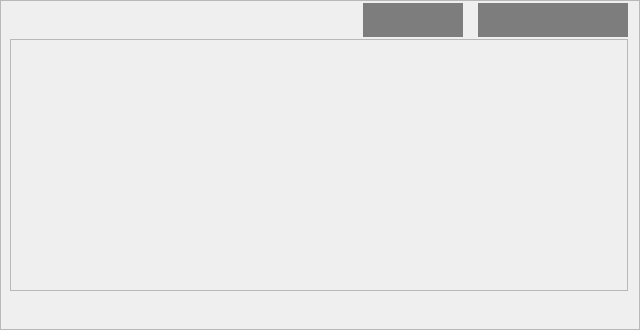
<?xml version="1.0" encoding="UTF-8"?>
<ui version="4.0">
 <class>ICHCManualOperationPageFrame</class>
 <widget class="QFrame" name="ICHCManualOperationPageFrame">
  <property name="geometry">
   <rect>
    <x>0</x>
    <y>0</y>
    <width>640</width>
    <height>330</height>
   </rect>
  </property>
  <property name="windowTitle">
   <string>Frame</string>
  </property>
  <property name="frameShape">
   <enum>QFrame::StyledPanel</enum>
  </property>
  <property name="frameShadow">
   <enum>QFrame::Raised</enum>
  </property>
  <layout class="QVBoxLayout" name="verticalLayout">
   <property name="spacing">
    <number>2</number>
   </property>
   <property name="leftMargin">
    <number>9</number>
   </property>
   <property name="topMargin">
    <number>2</number>
   </property>
   <property name="bottomMargin">
    <number>2</number>
   </property>
   <item>
    <layout class="QHBoxLayout" name="horizontalLayout">
     <property name="spacing">
      <number>15</number>
     </property>
     <item>
      <spacer name="horizontalSpacer_2">
       <property name="orientation">
        <enum>Qt::Horizontal</enum>
       </property>
       <property name="sizeHint" stdset="0">
        <size>
         <width>40</width>
         <height>20</height>
        </size>
       </property>
      </spacer>
     </item>
     <item>
      <widget class="QLabel" name="currentPose">
       <property name="minimumSize">
        <size>
         <width>100</width>
         <height>34</height>
        </size>
       </property>
       <property name="maximumSize">
        <size>
         <width>100</width>
         <height>34</height>
        </size>
       </property>
       <property name="styleSheet">
        <string notr="true">background-color: rgb(125, 125, 125);
color: rgb(255, 255, 0);</string>
       </property>
       <property name="text">
        <string/>
       </property>
       <property name="alignment">
        <set>Qt::AlignCenter</set>
       </property>
      </widget>
     </item>
     <item>
      <widget class="QLabel" name="currentAction">
       <property name="minimumSize">
        <size>
         <width>150</width>
         <height>34</height>
        </size>
       </property>
       <property name="maximumSize">
        <size>
         <width>150</width>
         <height>34</height>
        </size>
       </property>
       <property name="styleSheet">
        <string notr="true">background-color: rgb(125, 125, 125);
color: rgb(255, 255, 0);</string>
       </property>
       <property name="text">
        <string/>
       </property>
       <property name="alignment">
        <set>Qt::AlignCenter</set>
       </property>
      </widget>
     </item>
    </layout>
   </item>
   <item>
    <widget class="QFrame" name="centralFrame">
     <property name="sizePolicy">
      <sizepolicy hsizetype="Preferred" vsizetype="Expanding">
       <horstretch>0</horstretch>
       <verstretch>0</verstretch>
      </sizepolicy>
     </property>
     <property name="frameShape">
      <enum>QFrame::StyledPanel</enum>
     </property>
     <property name="frameShadow">
      <enum>QFrame::Raised</enum>
     </property>
    </widget>
   </item>
   <item>
    <layout class="QHBoxLayout" name="horizontalLayout_2">
     <property name="spacing">
      <number>20</number>
     </property>
     <item>
      <spacer name="horizontalSpacer">
       <property name="orientation">
        <enum>Qt::Horizontal</enum>
       </property>
       <property name="sizeHint" stdset="0">
        <size>
         <width>472</width>
         <height>20</height>
        </size>
       </property>
      </spacer>
     </item>
     <item>
      <widget class="ICPageTab" name="fixtureToolButton" native="true">
       <property name="minimumSize">
        <size>
         <width>67</width>
         <height>34</height>
        </size>
       </property>
       <property name="maximumSize">
        <size>
         <width>67</width>
         <height>34</height>
        </size>
       </property>
      </widget>
     </item>
     <item>
      <widget class="ICPageTab" name="suckerToolButton" native="true">
       <property name="minimumSize">
        <size>
         <width>67</width>
         <height>34</height>
        </size>
       </property>
       <property name="maximumSize">
        <size>
         <width>67</width>
         <height>34</height>
        </size>
       </property>
      </widget>
     </item>
     <item>
      <widget class="ICPageTab" name="adjustToolButton" native="true">
       <property name="minimumSize">
        <size>
         <width>67</width>
         <height>34</height>
        </size>
       </property>
       <property name="maximumSize">
        <size>
         <width>67</width>
         <height>34</height>
        </size>
       </property>
      </widget>
     </item>
     <item>
      <widget class="ICPageTab" name="otherToolButton" native="true">
       <property name="minimumSize">
        <size>
         <width>67</width>
         <height>34</height>
        </size>
       </property>
       <property name="maximumSize">
        <size>
         <width>67</width>
         <height>34</height>
        </size>
       </property>
      </widget>
     </item>
    </layout>
   </item>
  </layout>
 </widget>
 <customwidgets>
  <customwidget>
   <class>ICPageTab</class>
   <extends>QWidget</extends>
   <header>icpagetab.h</header>
   <container>1</container>
  </customwidget>
 </customwidgets>
 <resources/>
 <connections/>
</ui>
